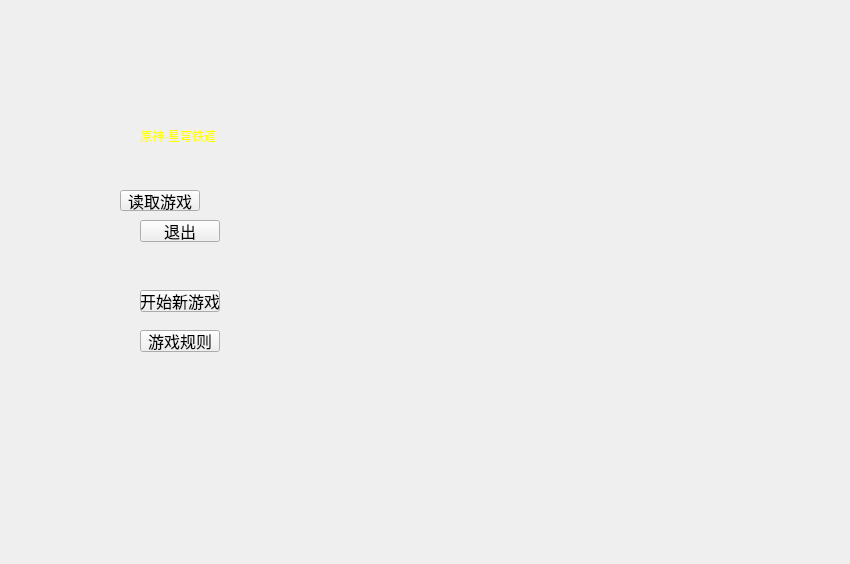
<?xml version="1.0" encoding="UTF-8"?>
<ui version="4.0">
 <class>mainwindows</class>
 <widget class="QMainWindow" name="mainwindows">
  <property name="geometry">
   <rect>
    <x>0</x>
    <y>0</y>
    <width>850</width>
    <height>564</height>
   </rect>
  </property>
  <property name="windowTitle">
   <string>mainwindows</string>
  </property>
  <widget class="QWidget" name="Widget">
   <widget class="QStackedWidget" name="stackedWidget">
    <property name="geometry">
     <rect>
      <x>-10</x>
      <y>0</y>
      <width>1600</width>
      <height>1000</height>
     </rect>
    </property>
    <widget class="QWidget" name="main">
     <widget class="QPushButton" name="BeginButton">
      <property name="geometry">
       <rect>
        <x>150</x>
        <y>290</y>
        <width>80</width>
        <height>22</height>
       </rect>
      </property>
      <property name="font">
       <font>
        <pointsize>12</pointsize>
       </font>
      </property>
      <property name="text">
       <string>开始新游戏</string>
      </property>
     </widget>
     <widget class="QPushButton" name="LoadButton">
      <property name="geometry">
       <rect>
        <x>130</x>
        <y>190</y>
        <width>80</width>
        <height>21</height>
       </rect>
      </property>
      <property name="font">
       <font>
        <pointsize>12</pointsize>
       </font>
      </property>
      <property name="text">
       <string>读取游戏</string>
      </property>
     </widget>
     <widget class="QPushButton" name="RuleButton">
      <property name="geometry">
       <rect>
        <x>150</x>
        <y>330</y>
        <width>80</width>
        <height>22</height>
       </rect>
      </property>
      <property name="font">
       <font>
        <pointsize>12</pointsize>
       </font>
      </property>
      <property name="text">
       <string>游戏规则</string>
      </property>
     </widget>
     <widget class="QPushButton" name="EndButton">
      <property name="geometry">
       <rect>
        <x>150</x>
        <y>220</y>
        <width>80</width>
        <height>22</height>
       </rect>
      </property>
      <property name="font">
       <font>
        <pointsize>12</pointsize>
       </font>
      </property>
      <property name="text">
       <string>退出</string>
      </property>
     </widget>
     <widget class="QLabel" name="label">
      <property name="geometry">
       <rect>
        <x>150</x>
        <y>110</y>
        <width>81</width>
        <height>51</height>
       </rect>
      </property>
      <property name="styleSheet">
       <string notr="true">color:yellow;
font: 66pt &quot;华文行楷&quot;;</string>
      </property>
      <property name="text">
       <string>原神·星穹铁道</string>
      </property>
     </widget>
    </widget>
    <widget class="QWidget" name="page_2"/>
   </widget>
  </widget>
  <widget class="QMenuBar" name="menubar">
   <property name="geometry">
    <rect>
     <x>0</x>
     <y>0</y>
     <width>850</width>
     <height>17</height>
    </rect>
   </property>
  </widget>
 </widget>
 <resources/>
 <connections/>
</ui>
